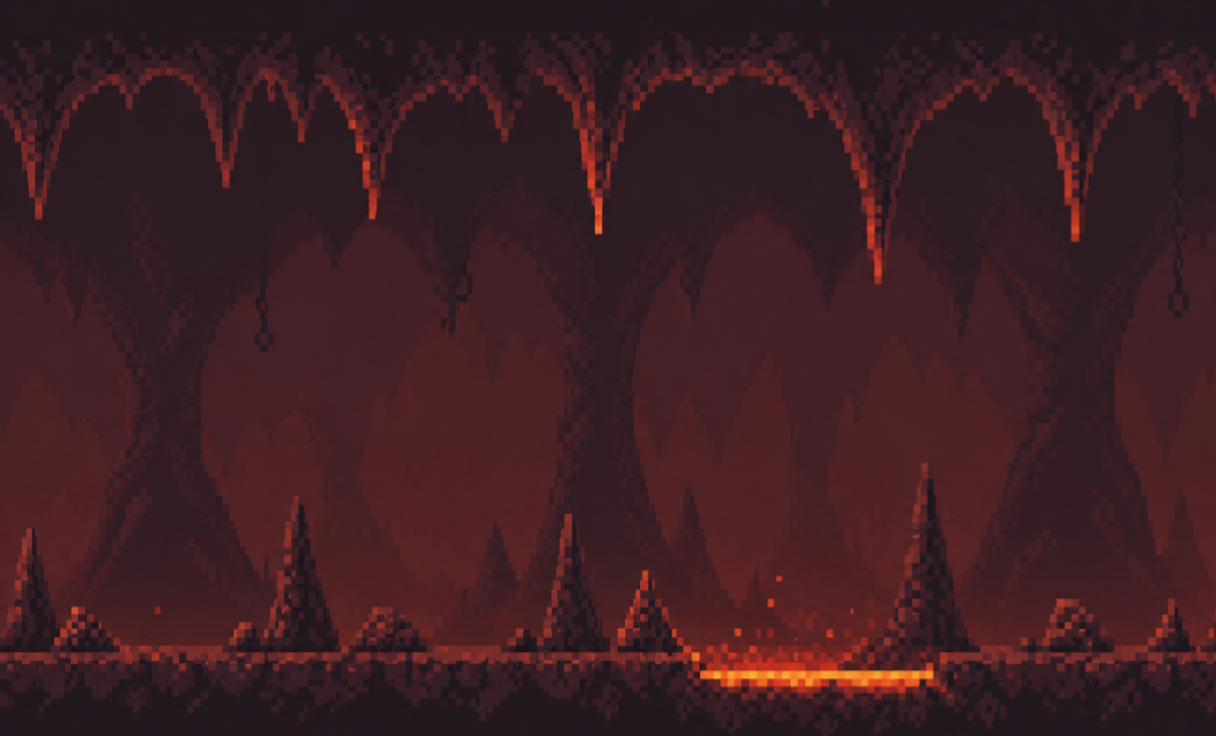

Below is a game level as drawn by its tile map, then a one-line description and the .tmx file that defines it, in full:
An orthogonal 38x23 tile map with 32x32 px tiles, 1 tile layer (Capa de patrones 1), 2 tilesets.

<map version="1.10" tiledversion="1.12.1" orientation="orthogonal" renderorder="right-down" width="38" height="23" tilewidth="32" tileheight="32" infinite="0" nextlayerid="2" nextobjectid="1">
 <tileset firstgid="1" source="Infierno arriba.tsx" />
 <tileset firstgid="921" source="Infierno abajo.tsx" />
 <layer id="1" name="Capa de patrones 1" width="38" height="23">
  <data encoding="csv">
881,882,883,884,885,886,887,888,889,890,891,892,893,894,895,896,897,898,899,900,901,902,903,904,905,906,907,908,909,910,911,912,913,914,915,916,917,918,
1,2,3,4,5,6,7,8,9,10,11,12,13,14,15,16,17,18,19,20,21,22,23,24,25,26,27,28,29,30,31,32,33,34,35,36,37,38,
41,42,43,44,45,46,47,48,49,50,51,52,53,54,55,56,57,58,59,60,61,62,63,64,65,66,67,68,69,70,71,72,73,74,75,76,77,78,
81,82,83,84,85,86,87,88,89,90,91,92,93,94,95,96,97,98,99,100,101,102,103,104,105,106,107,108,109,110,111,112,113,114,115,116,117,118,
121,122,123,124,125,126,127,128,129,130,131,132,133,134,135,136,137,138,139,140,141,142,143,144,145,146,147,148,149,150,151,152,153,154,155,156,157,158,
161,162,163,164,165,166,167,168,169,170,171,172,173,174,175,176,177,178,179,180,181,182,183,184,185,186,187,188,189,190,191,192,193,194,195,196,197,198,
201,202,203,204,205,206,207,208,209,210,211,212,213,214,215,216,217,218,219,220,221,222,223,224,225,226,227,228,229,230,231,232,233,234,235,236,237,238,
241,242,243,244,245,246,247,248,249,250,251,252,253,254,255,256,257,258,259,260,261,262,263,264,265,266,267,268,269,270,271,272,273,274,275,276,277,278,
281,282,283,284,285,286,287,288,289,290,291,292,293,294,295,296,297,298,299,300,301,302,303,304,305,306,307,308,309,310,311,312,313,314,315,316,317,318,
321,322,323,324,325,326,327,328,329,330,331,332,333,334,335,336,337,338,339,340,341,342,343,344,345,346,347,348,349,350,351,352,353,354,355,356,357,358,
361,362,363,364,365,366,367,368,369,370,371,372,373,374,375,376,377,378,379,380,381,382,383,384,385,386,387,388,389,390,391,392,393,394,395,396,397,398,
401,402,403,404,405,406,407,408,409,410,411,412,413,414,415,416,417,418,419,420,421,422,423,424,425,426,427,428,429,430,431,432,433,434,435,436,437,438,
441,442,443,444,445,446,447,448,449,450,451,452,453,454,455,456,457,458,459,460,461,462,463,464,465,466,467,468,469,470,471,472,473,474,475,476,477,478,
481,482,483,484,485,486,487,488,489,490,491,492,493,494,495,496,497,498,499,500,501,502,503,504,505,506,507,508,509,510,511,512,513,514,515,516,517,518,
521,522,523,524,525,526,527,528,529,530,531,532,533,534,535,536,537,538,539,540,541,542,543,544,545,546,547,548,549,550,551,552,553,554,555,556,557,558,
561,562,563,564,565,566,567,568,569,570,571,572,573,574,575,576,577,578,579,580,581,582,583,584,585,586,587,588,589,590,591,592,593,594,595,596,597,598,
601,602,603,604,605,606,607,608,609,610,611,612,613,614,615,616,617,618,619,620,621,622,623,624,625,626,627,628,629,630,631,632,633,634,635,636,637,638,
641,642,643,644,645,646,647,648,649,650,651,652,653,654,655,656,657,658,659,660,661,662,663,664,665,666,667,668,669,670,671,672,673,674,675,676,677,678,
681,682,683,684,685,686,687,688,689,690,691,692,693,694,695,696,697,698,699,700,701,702,703,704,705,706,707,708,709,710,711,712,713,714,715,716,717,718,
721,722,723,724,725,726,727,728,729,730,731,732,733,734,735,736,737,738,739,740,741,742,743,744,745,746,747,748,749,750,751,752,753,754,755,756,757,758,
761,762,763,764,765,766,767,768,769,770,771,772,773,774,775,776,777,778,779,780,781,782,783,784,785,786,787,788,789,790,791,792,793,794,795,796,797,798,
801,802,803,804,805,806,807,808,809,810,811,812,813,814,815,816,817,818,819,820,821,822,823,824,825,826,827,828,829,830,831,832,833,834,835,836,837,838,
841,842,843,844,845,846,847,848,849,850,851,852,853,854,855,856,857,858,859,860,861,862,863,864,865,866,867,868,869,870,871,872,873,874,875,876,877,878
</data>
 </layer>
</map>
